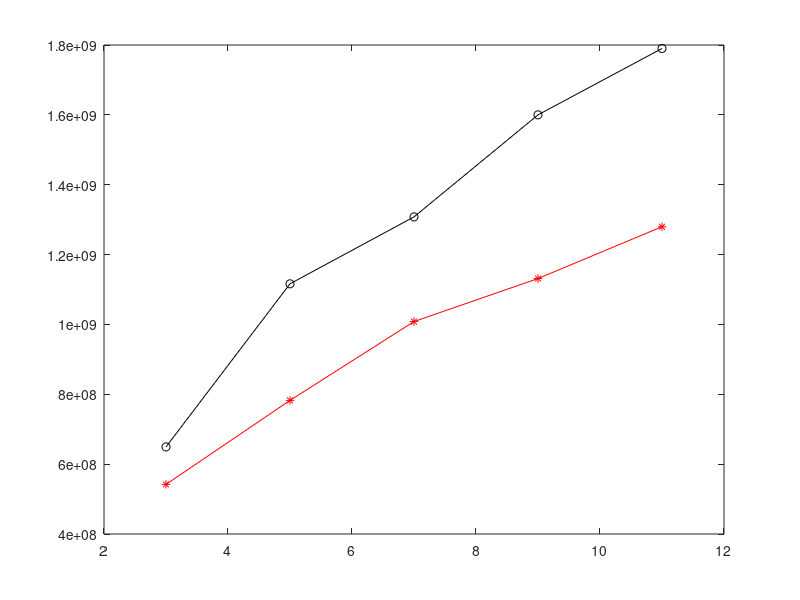

Write MATLAB code to recreate this figure.
x = 3:2:11;
y = [.542 .7825 1.0082 1.1314 1.2797]*1e9;
z = [0.64935 1.1163 1.3079 1.6 1.79]*1e9;
plot(x,z,'-ok')
hold on

plot(x,y,'-*r')